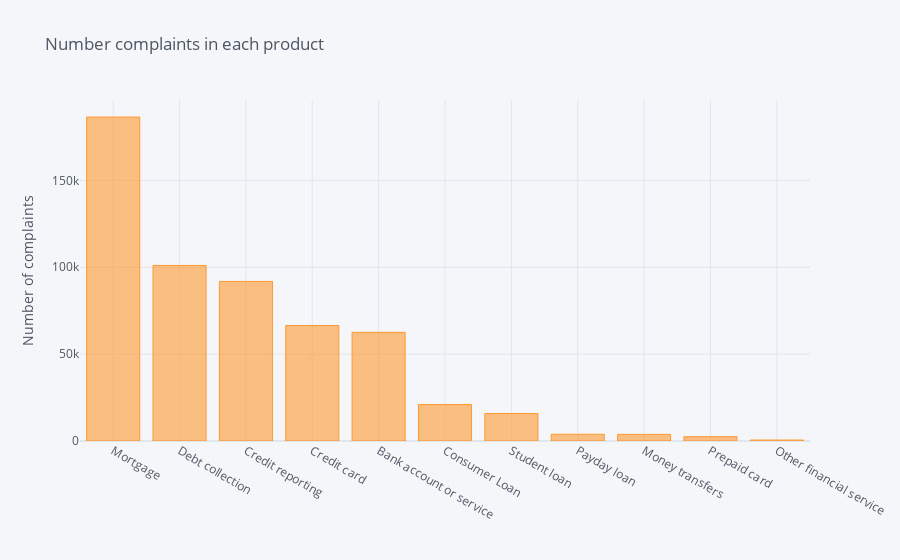

The code cell stored with this chart in its notebook:
### Code cell
from plotly.offline import init_notebook_mode, iplot
import cufflinks as cf
cf.go_offline()
cf.set_config_file(offline=False, world_readable=True)

df['product'].value_counts().sort_values(ascending = False).iplot(kind='bar', yTitle = "Number of complaints",
                                                                title = 'Number complaints in each product')

### Figure 1 — Plotly figure (JSON) as saved in the notebook; plotly's stock layout.template omitted (floating-point values rounded to 4 significant figures)
{"data": [{"marker": {"color": "rgba(255, 153, 51, 0.6)", "line": {"color": "rgba(255, 153, 51, 1.0)", "width": 1}}, "name": "product", "orientation": "v", "text": "", "type": "bar", "x": ["Mortgage", "Debt collection", "Credit reporting", "Credit card", "Bank account or service", "Consumer Loan", "Student loan", "Payday loan", "Money transfers", "Prepaid card", "Other financial service"], "y": [186475, 101052, 91854, 66468, 62563, 20990, 15839, 3877, 3812, 2470, 557]}], "layout": {"legend": {"bgcolor": "#F5F6F9", "font": {"color": "#4D5663"}}, "paper_bgcolor": "#F5F6F9", "plot_bgcolor": "#F5F6F9", "title": {"font": {"color": "#4D5663"}, "text": "Number complaints in each product"}, "xaxis": {"gridcolor": "#E1E5ED", "showgrid": true, "tickfont": {"color": "#4D5663"}, "title": {"font": {"color": "#4D5663"}, "text": ""}, "zerolinecolor": "#E1E5ED"}, "yaxis": {"gridcolor": "#E1E5ED", "showgrid": true, "tickfont": {"color": "#4D5663"}, "title": {"font": {"color": "#4D5663"}, "text": "Number of complaints"}, "zerolinecolor": "#E1E5ED"}}}
